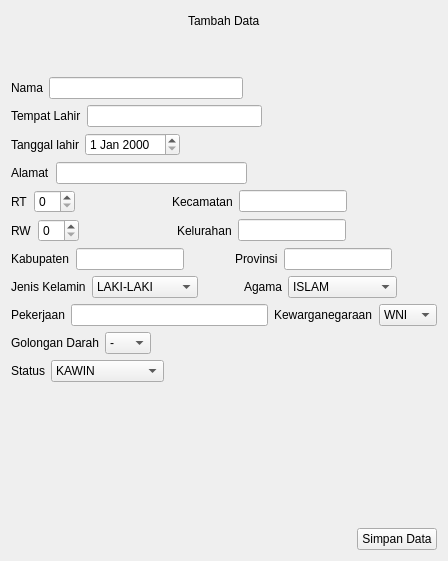
               <widget class="QWidget" name="page_tambah">
                <layout class="QVBoxLayout" name="verticalLayout_5">
                 <item>
                  <layout class="QHBoxLayout" name="horizontalLayout_16">
                   <item>
                    <spacer name="horizontalSpacer_6">
                     <property name="orientation">
                      <enum>Qt::Horizontal</enum>
                     </property>
                     <property name="sizeHint" stdset="0">
                      <size>
                       <width>40</width>
                       <height>20</height>
                      </size>
                     </property>
                    </spacer>
                   </item>
                   <item>
                    <widget class="QLabel" name="labelTambaData">
                     <property name="text">
                      <string>Tambah Data</string>
                     </property>
                    </widget>
                   </item>
                   <item>
                    <spacer name="horizontalSpacer_7">
                     <property name="orientation">
                      <enum>Qt::Horizontal</enum>
                     </property>
                     <property name="sizeHint" stdset="0">
                      <size>
                       <width>40</width>
                       <height>20</height>
                      </size>
                     </property>
                    </spacer>
                   </item>
                  </layout>
                 </item>
                 <item>
                  <spacer name="verticalSpacer_2">
                   <property name="orientation">
                    <enum>Qt::Vertical</enum>
                   </property>
                   <property name="sizeType">
                    <enum>QSizePolicy::Minimum</enum>
                   </property>
                   <property name="sizeHint" stdset="0">
                    <size>
                     <width>20</width>
                     <height>40</height>
                    </size>
                   </property>
                  </spacer>
                 </item>
                 <item>
                  <layout class="QHBoxLayout" name="horizontalLayout_14">
                   <item>
                    <widget class="QLabel" name="labelNama">
                     <property name="text">
                      <string>Nama</string>
                     </property>
                    </widget>
                   </item>
                   <item>
                    <widget class="QLineEdit" name="formNama"/>
                   </item>
                   <item>
                    <spacer name="horizontalSpacer_8">
                     <property name="orientation">
                      <enum>Qt::Horizontal</enum>
                     </property>
                     <property name="sizeHint" stdset="0">
                      <size>
                       <width>40</width>
                       <height>20</height>
                      </size>
                     </property>
                    </spacer>
                   </item>
                  </layout>
                 </item>
                 <item>
                  <layout class="QHBoxLayout" name="horizontalLayout_15">
                   <item>
                    <widget class="QLabel" name="labelTL">
                     <property name="text">
                      <string>Tempat Lahir</string>
                     </property>
                    </widget>
                   </item>
                   <item>
                    <widget class="QLineEdit" name="formTemLahir"/>
                   </item>
                   <item>
                    <spacer name="horizontalSpacer_9">
                     <property name="orientation">
                      <enum>Qt::Horizontal</enum>
                     </property>
                     <property name="sizeHint" stdset="0">
                      <size>
                       <width>40</width>
                       <height>20</height>
                      </size>
                     </property>
                    </spacer>
                   </item>
                  </layout>
                 </item>
                 <item>
                  <layout class="QHBoxLayout" name="horizontalLayout_13">
                   <item>
                    <widget class="QLabel" name="labelTgl">
                     <property name="text">
                      <string>Tanggal lahir</string>
                     </property>
                    </widget>
                   </item>
                   <item>
                    <widget class="QDateEdit" name="formTgl"/>
                   </item>
                   <item>
                    <spacer name="horizontalSpacer_10">
                     <property name="orientation">
                      <enum>Qt::Horizontal</enum>
                     </property>
                     <property name="sizeHint" stdset="0">
                      <size>
                       <width>40</width>
                       <height>20</height>
                      </size>
                     </property>
                    </spacer>
                   </item>
                  </layout>
                 </item>
                 <item>
                  <layout class="QHBoxLayout" name="horizontalLayout_12">
                   <item>
                    <widget class="QLabel" name="labelAlamat">
                     <property name="text">
                      <string>Alamat</string>
                     </property>
                    </widget>
                   </item>
                   <item>
                    <widget class="QLineEdit" name="formAlamat">
                     <property name="text">
                      <string/>
                     </property>
                    </widget>
                   </item>
                   <item>
                    <spacer name="horizontalSpacer_11">
                     <property name="orientation">
                      <enum>Qt::Horizontal</enum>
                     </property>
                     <property name="sizeHint" stdset="0">
                      <size>
                       <width>40</width>
                       <height>20</height>
                      </size>
                     </property>
                    </spacer>
                   </item>
                  </layout>
                 </item>
                 <item>
                  <layout class="QHBoxLayout" name="horizontalLayout_11">
                   <item>
                    <widget class="QLabel" name="labelRt">
                     <property name="text">
                      <string>RT</string>
                     </property>
                    </widget>
                   </item>
                   <item>
                    <widget class="QSpinBox" name="formRt"/>
                   </item>
                   <item>
                    <spacer name="horizontalSpacer_13">
                     <property name="orientation">
                      <enum>Qt::Horizontal</enum>
                     </property>
                     <property name="sizeHint" stdset="0">
                      <size>
                       <width>40</width>
                       <height>20</height>
                      </size>
                     </property>
                    </spacer>
                   </item>
                   <item>
                    <widget class="QLabel" name="labelKecamatan">
                     <property name="text">
                      <string>Kecamatan</string>
                     </property>
                    </widget>
                   </item>
                   <item>
                    <widget class="QLineEdit" name="formKec"/>
                   </item>
                   <item>
                    <spacer name="horizontalSpacer_12">
                     <property name="orientation">
                      <enum>Qt::Horizontal</enum>
                     </property>
                     <property name="sizeHint" stdset="0">
                      <size>
                       <width>40</width>
                       <height>20</height>
                      </size>
                     </property>
                    </spacer>
                   </item>
                  </layout>
                 </item>
                 <item>
                  <layout class="QHBoxLayout" name="horizontalLayout_10">
                   <item>
                    <widget class="QLabel" name="labelRw">
                     <property name="text">
                      <string>RW</string>
                     </property>
                    </widget>
                   </item>
                   <item>
                    <widget class="QSpinBox" name="formRw"/>
                   </item>
                   <item>
                    <spacer name="horizontalSpacer_14">
                     <property name="orientation">
                      <enum>Qt::Horizontal</enum>
                     </property>
                     <property name="sizeHint" stdset="0">
                      <size>
                       <width>40</width>
                       <height>20</height>
                      </size>
                     </property>
                    </spacer>
                   </item>
                   <item>
                    <widget class="QLabel" name="lbelKel">
                     <property name="text">
                      <string>Kelurahan</string>
                     </property>
                    </widget>
                   </item>
                   <item>
                    <widget class="QLineEdit" name="formKel"/>
                   </item>
                   <item>
                    <spacer name="horizontalSpacer_15">
                     <property name="orientation">
                      <enum>Qt::Horizontal</enum>
                     </property>
                     <property name="sizeHint" stdset="0">
                      <size>
                       <width>40</width>
                       <height>20</height>
                      </size>
                     </property>
                    </spacer>
                   </item>
                  </layout>
                 </item>
                 <item>
                  <layout class="QHBoxLayout" name="horizontalLayout_9">
                   <item>
                    <widget class="QLabel" name="labelKab">
                     <property name="text">
                      <string>Kabupaten</string>
                     </property>
                    </widget>
                   </item>
                   <item>
                    <widget class="QLineEdit" name="formKab"/>
                   </item>
                   <item>
                    <spacer name="horizontalSpacer_17">
                     <property name="orientation">
                      <enum>Qt::Horizontal</enum>
                     </property>
                     <property name="sizeHint" stdset="0">
                      <size>
                       <width>40</width>
                       <height>20</height>
                      </size>
                     </property>
                    </spacer>
                   </item>
                   <item>
                    <widget class="QLabel" name="labelProv">
                     <property name="text">
                      <string>Provinsi</string>
                     </property>
                    </widget>
                   </item>
                   <item>
                    <widget class="QLineEdit" name="formProv"/>
                   </item>
                   <item>
                    <spacer name="horizontalSpacer_16">
                     <property name="orientation">
                      <enum>Qt::Horizontal</enum>
                     </property>
                     <property name="sizeHint" stdset="0">
                      <size>
                       <width>40</width>
                       <height>20</height>
                      </size>
                     </property>
                    </spacer>
                   </item>
                  </layout>
                 </item>
                 <item>
                  <layout class="QHBoxLayout" name="horizontalLayout_8">
                   <item>
                    <widget class="QLabel" name="labelJK">
                     <property name="text">
                      <string>Jenis Kelamin</string>
                     </property>
                    </widget>
                   </item>
                   <item>
                    <widget class="QComboBox" name="formKelamin">
                     <property name="minimumSize">
                      <size>
                       <width>100</width>
                       <height>0</height>
                      </size>
                     </property>
                     <item>
                      <property name="text">
                       <string>LAKI-LAKI</string>
                      </property>
                     </item>
                     <item>
                      <property name="text">
                       <string>PEREMPUAN</string>
                      </property>
                     </item>
                    </widget>
                   </item>
                   <item>
                    <spacer name="horizontalSpacer_18">
                     <property name="orientation">
                      <enum>Qt::Horizontal</enum>
                     </property>
                     <property name="sizeHint" stdset="0">
                      <size>
                       <width>40</width>
                       <height>20</height>
                      </size>
                     </property>
                    </spacer>
                   </item>
                   <item>
                    <widget class="QLabel" name="labelAgm">
                     <property name="text">
                      <string>Agama</string>
                     </property>
                    </widget>
                   </item>
                   <item>
                    <widget class="QComboBox" name="formAgm">
                     <property name="minimumSize">
                      <size>
                       <width>100</width>
                       <height>0</height>
                      </size>
                     </property>
                     <item>
                      <property name="text">
                       <string>ISLAM</string>
                      </property>
                     </item>
                     <item>
                      <property name="text">
                       <string>KRISTEN</string>
                      </property>
                     </item>
                     <item>
                      <property name="text">
                       <string>KATOLIK</string>
                      </property>
                     </item>
                     <item>
                      <property name="text">
                       <string>HINDU</string>
                      </property>
                     </item>
                     <item>
                      <property name="text">
                       <string>BUDHA</string>
                      </property>
                     </item>
                     <item>
                      <property name="text">
                       <string>KONGHUCHU</string>
                      </property>
                     </item>
                    </widget>
                   </item>
                   <item>
                    <spacer name="horizontalSpacer_19">
                     <property name="orientation">
                      <enum>Qt::Horizontal</enum>
                     </property>
                     <property name="sizeHint" stdset="0">
                      <size>
                       <width>40</width>
                       <height>20</height>
                      </size>
                     </property>
                    </spacer>
                   </item>
                  </layout>
                 </item>
                 <item>
                  <layout class="QHBoxLayout" name="horizontalLayout_7">
                   <item>
                    <widget class="QLabel" name="labelWork">
                     <property name="text">
                      <string>Pekerjaan</string>
                     </property>
                    </widget>
                   </item>
                   <item>
                    <widget class="QLineEdit" name="formWork"/>
                   </item>
                   <item>
                    <widget class="QLabel" name="labelKwn">
                     <property name="text">
                      <string>Kewarganegaraan</string>
                     </property>
                    </widget>
                   </item>
                   <item>
                    <widget class="QComboBox" name="formKwn">
                     <item>
                      <property name="text">
                       <string>WNI</string>
                      </property>
                     </item>
                     <item>
                      <property name="text">
                       <string>WNA</string>
                      </property>
                     </item>
                    </widget>
                   </item>
                  </layout>
                 </item>
                 <item>
                  <layout class="QHBoxLayout" name="horizontalLayout_17">
                   <item>
                    <widget class="QLabel" name="label_2">
                     <property name="text">
                      <string>Golongan Darah</string>
                     </property>
                    </widget>
                   </item>
                   <item>
                    <widget class="QComboBox" name="formGolDar">
                     <item>
                      <property name="text">
                       <string>-</string>
                      </property>
                     </item>
                     <item>
                      <property name="text">
                       <string>A</string>
                      </property>
                     </item>
                     <item>
                      <property name="text">
                       <string>B</string>
                      </property>
                     </item>
                     <item>
                      <property name="text">
                       <string>AB</string>
                      </property>
                     </item>
                     <item>
                      <property name="text">
                       <string>O</string>
                      </property>
                     </item>
                    </widget>
                   </item>
                   <item>
                    <spacer name="horizontalSpacer_20">
                     <property name="orientation">
                      <enum>Qt::Horizontal</enum>
                     </property>
                     <property name="sizeHint" stdset="0">
                      <size>
                       <width>40</width>
                       <height>20</height>
                      </size>
                     </property>
                    </spacer>
                   </item>
                  </layout>
                 </item>
                 <item>
                  <layout class="QHBoxLayout" name="horizontalLayout_34">
                   <item>
                    <widget class="QLabel" name="label_8">
                     <property name="text">
                      <string>Status</string>
                     </property>
                    </widget>
                   </item>
                   <item>
                    <widget class="QComboBox" name="formStatus">
                     <item>
                      <property name="text">
                       <string>KAWIN</string>
                      </property>
                     </item>
                     <item>
                      <property name="text">
                       <string>BELUM KAWIN</string>
                      </property>
                     </item>
                    </widget>
                   </item>
                   <item>
                    <spacer name="horizontalSpacer_41">
                     <property name="orientation">
                      <enum>Qt::Horizontal</enum>
                     </property>
                     <property name="sizeHint" stdset="0">
                      <size>
                       <width>40</width>
                       <height>20</height>
                      </size>
                     </property>
                    </spacer>
                   </item>
                  </layout>
                 </item>
                 <item>
                  <spacer name="verticalSpacer_3">
                   <property name="orientation">
                    <enum>Qt::Vertical</enum>
                   </property>
                   <property name="sizeHint" stdset="0">
                    <size>
                     <width>20</width>
                     <height>140</height>
                    </size>
                   </property>
                  </spacer>
                 </item>
                 <item>
                  <layout class="QHBoxLayout" name="horizontalLayout_6">
                   <item>
                    <spacer name="horizontalSpacer_5">
                     <property name="orientation">
                      <enum>Qt::Horizontal</enum>
                     </property>
                     <property name="sizeHint" stdset="0">
                      <size>
                       <width>40</width>
                       <height>20</height>
                      </size>
                     </property>
                    </spacer>
                   </item>
                   <item>
                    <widget class="QPushButton" name="btSimpanData">
                     <property name="text">
                      <string>Simpan Data</string>
                     </property>
                    </widget>
                   </item>
                  </layout>
                 </item>
                </layout>
               </widget>
